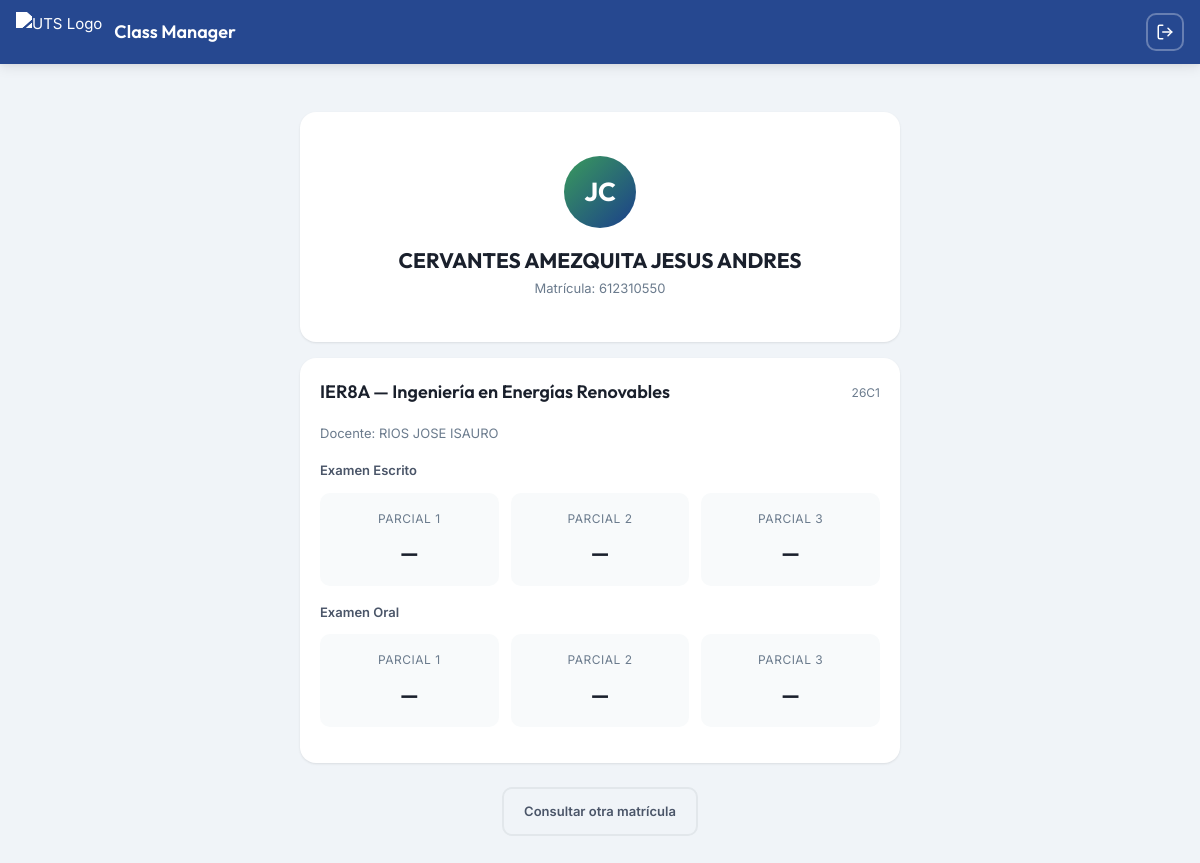
The page /views/consulta.php?matricula=612310550 on the database its author committed.
### tables this page shows
CREATE TABLE IF NOT EXISTS grupo (
  id_grupo     INT           NOT NULL AUTO_INCREMENT,
  id_docente   INT           NOT NULL,
  id_materia   INT           DEFAULT NULL,
  carrera      VARCHAR(120)  NOT NULL,
  siglas       VARCHAR(20)   NOT NULL,
  cuatrimestre TINYINT       NOT NULL,
  grupo        VARCHAR(10)   NOT NULL,
  periodo      ENUM('ene-abr','may-ago','sep-dic') NOT NULL,
  ciclo        VARCHAR(6)    NOT NULL,
  anio         SMALLINT      NOT NULL,
  activo       TINYINT(1)    NOT NULL DEFAULT 1,
  created_at   DATETIME      NOT NULL DEFAULT CURRENT_TIMESTAMP,
  PRIMARY KEY (id_grupo),
  KEY idx_grupo_docente (id_docente),
  KEY idx_grupo_ciclo (ciclo),
  CONSTRAINT fk_grupo_docente FOREIGN KEY (id_docente)
    REFERENCES docente(id_docente) ON DELETE RESTRICT ON UPDATE CASCADE,
  CONSTRAINT fk_grupo_materia FOREIGN KEY (id_materia)
    REFERENCES materia(id_materia) ON DELETE SET NULL ON UPDATE CASCADE
);

CREATE TABLE IF NOT EXISTS docente (
  id_docente    INT           NOT NULL AUTO_INCREMENT,
  matricula     VARCHAR(20)   NOT NULL,
  nombre        VARCHAR(80)   NOT NULL,
  apellido_pat  VARCHAR(60)   NOT NULL,
  apellido_mat  VARCHAR(60)   DEFAULT NULL,
  email         VARCHAR(120)  DEFAULT NULL,
  password_hash VARCHAR(255)  NOT NULL DEFAULT '$2y$10$placeholder',
  rol           VARCHAR(50)   DEFAULT 'docente',
  activo        TINYINT(1)    NOT NULL DEFAULT 1,
  created_at    DATETIME      NOT NULL DEFAULT CURRENT_TIMESTAMP,
  PRIMARY KEY (id_docente),
  UNIQUE KEY uq_docente_matricula (matricula),
  UNIQUE KEY uq_docente_email (email)
);

### controllers/ConsultaController.php (called while the page is built, shortened)
<?php
class ConsultaController
{
    public function search(): array
    {
        $matricula = trim($_POST['matricula'] ?? '');
        $db = Database::getConnection();
        $stmtAlumno = $db->prepare("SELECT * FROM alumno WHERE matricula = :mat AND activo = 1");
        $stmtAlumno->execute([':mat' => $matricula]);
        $alumno = $stmtAlumno->fetch();
        $stmtGrupos = $db->prepare("
            SELECT g.*, d.nombre as docente_nombre, d.apellido_pat as docente_apellido
            FROM grupo g
            INNER JOIN grupo_alumno ga ON g.id_grupo = ga.id_grupo
            INNER JOIN docente d ON g.id_docente = d.id_docente
            WHERE ga.id_alumno = :aid AND g.activo = 1
            ORDER BY g.created_at DESC
        ");
        $stmtGrupos->execute([':aid' => $alumno['id_alumno']]);
        $grupos = $stmtGrupos->fetchAll();
        $groupData = [];
        foreach ($grupos as $grupo) {
            $gid = $grupo['id_grupo'];
            $aid = $alumno['id_alumno'];
            $stmtWE = $db->prepare("SELECT parcial, calificacion FROM examen_escrito WHERE id_grupo = :gid AND id_alumno = :aid");
            $stmtWE->execute([':gid' => $gid, ':aid' => $aid]);
            $weGrades = [];
            foreach ($stmtWE->fetchAll() as $row) { $weGrades[$row['parcial']] = $row['calificacion']; }
            $stmtOE = $db->prepare("SELECT parcial, calificacion FROM examen_oral WHERE id_grupo = :gid AND id_alumno = :aid");
            $stmtOE->execute([':gid' => $gid, ':aid' => $aid]);
            $oeGrades = [];
            foreach ($stmtOE->fetchAll() as $row) { $oeGrades[$row['parcial']] = $row['calificacion']; }
            $stmtAtt = $db->prepare("
                SELECT s.parcial, a.estado
                FROM asistencia a
                INNER JOIN sesion s ON a.id_sesion = s.id_sesion
                WHERE s.id_grupo = :gid AND a.id_alumno = :aid
            ");
            $stmtAtt->execute([':gid' => $gid, ':aid' => $aid]);
            $attData = $stmtAtt->fetchAll();
            $groupData[] = [
                'grupo'    => $grupo,
                'we'       => $weGrades,
                'oe'       => $oeGrades,
                'attendance' => $attData,
            ];
        }
        return [
            'success' => true,
            'alumno'  => [
                'nombre_completo' => trim($alumno['apellido_pat'] . ' ' . ($alumno['apellido_mat'] ?? '') . ' ' . $alumno['nombre']),
                'matricula'       => $alumno['matricula'],
                'iniciales'       => mb_substr($alumno['nombre'], 0, 1) . mb_substr($alumno['apellido_pat'], 0, 1),
            ],
            'grupos'  => $groupData,
        ];
    }
}

### views/consulta.php (the view, shortened to what this page needs)
<?php
$searchMatricula = $_GET['matricula'] ?? '';
$alumnoData = null;
if (!empty($searchMatricula)) {
    require_once BASE_PATH . '/controllers/ConsultaController.php';
    $controller = new ConsultaController();
    $result = $controller->search();
    if ($result['success'] ?? false) {
        $alumnoData = $result;
    }
}
?>
<!DOCTYPE html>
<html lang="es">
<head>
  <link rel="stylesheet" href="assets/css/styles.css">
</head>
<body>
  <header class="app-header">
    <img src="assets/img/logo-uts-2024.png" alt="UTS Logo" class="header-logo">
    <div class="header-info">
      <div class="header-title">Class Manager</div>
    </div>
    <a href="<?= isset($_SESSION['usuario']) ? 'index.php?action=logout' : 'index.php?page=login' ?>" class="btn btn-outline btn-sm" style="color:white; border-color:rgba(255,255,255,0.3); margin-left:<?= isset($_SESSION['usuario']) ? 'var(--space-3)' : 'auto' ?>; padding: var(--space-2);" title="<?= isset($_SESSION['usuario']) ? 'Cerrar Sesión' : 'Inicio' ?>">
      <svg viewBox="0 0 24 24" fill="none" stroke="currentColor" stroke-width="2" stroke-linecap="round" stroke-linejoin="round" width="18" height="18"><path d="M9 21H5a2 2 0 0 1-2-2V5a2 2 0 0 1 2-2h4"/><polyline points="16 17 21 12 16 7"/><line x1="21" y1="12" x2="9" y2="12"/></svg>
    </a>
  </header>
  <main class="app-main" style="padding-bottom: var(--space-8);">
    <div class="consulta-wrapper">
      <?php if (!$alumnoData): ?>
      <div class="card" style="margin-top: var(--space-6);">
        <div class="consulta-profile">
          <div class="consulta-avatar" style="background: linear-gradient(135deg, var(--gray-300), var(--gray-400));">
            <svg viewBox="0 0 24 24" fill="none" stroke="currentColor" stroke-width="2" width="32" height="32"><circle cx="11" cy="11" r="8"/><line x1="21" y1="21" x2="16.65" y2="16.65"/></svg>
          </div>
          <h1 class="consulta-name" style="margin-bottom: var(--space-2);">Consulta tus Calificaciones</h1>
          <p class="consulta-mat">Ingresa tu matrícula para consultar tu información académica</p>
        </div>
        <form action="index.php" method="GET" style="max-width: 360px; margin: 0 auto;">
          <input type="hidden" name="page" value="consulta">
          <div class="form-group">
            <input type="text" class="form-control" name="matricula"
                   placeholder="Tu matrícula (ej. 612310503)"
                   value="<?= htmlspecialchars($searchMatricula) ?>" required
                   style="text-align:center; font-size: var(--text-lg);">
          </div>
          <button type="submit" class="btn btn-primary btn-block">Consultar</button>
        </form>
        <?php if (!empty($searchMatricula) && !$alumnoData): ?>
        <div style="text-align:center; margin-top: var(--space-5); color: var(--color-danger); font-weight:600;">
          Matrícula no encontrada. Verifica tu número e intenta de nuevo.
        </div>
        <?php endif; ?>
      </div>
      <?php else: ?>
      <div class="card" style="margin-top: var(--space-6);">
        <div class="consulta-profile">
          <div class="consulta-avatar">
            <?= htmlspecialchars($alumnoData['alumno']['iniciales']) ?>
          </div>
          <div class="consulta-name"><?= htmlspecialchars($alumnoData['alumno']['nombre_completo']) ?></div>
          <div class="consulta-mat">Matrícula: <?= htmlspecialchars($alumnoData['alumno']['matricula']) ?></div>
        </div>
      </div>
      <?php foreach ($alumnoData['grupos'] as $gd): ?>
      <div class="card mt-4">
        <div class="card-header">
          <h2 class="card-title">
            <?= htmlspecialchars($gd['grupo']['siglas'] . $gd['grupo']['cuatrimestre'] . $gd['grupo']['grupo']) ?>
            — <?= htmlspecialchars($gd['grupo']['carrera']) ?>
          </h2>
          <span style="font-size: var(--text-xs); color: var(--text-secondary);">
            <?= htmlspecialchars($gd['grupo']['ciclo']) ?>
          </span>
        </div>
        <p class="text-sm mb-4" style="color: var(--text-secondary);">
          Docente: <?= htmlspecialchars($gd['grupo']['docente_apellido'] . ' ' . $gd['grupo']['docente_nombre']) ?>
        </p>
        <h3 style="font-size: var(--text-sm); font-weight:600; margin-bottom: var(--space-3); color: var(--gray-600);">Examen Escrito</h3>
        <div class="parcial-summary mb-4">
          <?php for ($p = 1; $p <= 3; $p++): ?>
          <div class="parcial-block">
            <div class="parcial-block-label">Parcial <?= $p ?></div>
            <div class="parcial-block-value <?= isset($gd['we'][$p]) && $gd['we'][$p] < 7 ? 'fail' : '' ?>">
              <?= isset($gd['we'][$p]) ? number_format((float)$gd['we'][$p], 2) : '—' ?>
            </div>
          </div>
          <?php endfor; ?>
        </div>
        <h3 style="font-size: var(--text-sm); font-weight:600; margin-bottom: var(--space-3); color: var(--gray-600);">Examen Oral</h3>
        <div class="parcial-summary mb-4">
          <?php for ($p = 1; $p <= 3; $p++): ?>
          <div class="parcial-block">
            <div class="parcial-block-label">Parcial <?= $p ?></div>
            <div class="parcial-block-value <?= isset($gd['oe'][$p]) && $gd['oe'][$p] < 7 ? 'fail' : '' ?>">
              <?= isset($gd['oe'][$p]) ? number_format((float)$gd['oe'][$p], 2) : '—' ?>
            </div>
          </div>
          <?php endfor; ?>
        </div>
      </div>
      <?php endforeach; ?>
      <div style="text-align:center; margin-top: var(--space-6);">
        <a href="index.php?page=consulta" class="btn btn-outline">Consultar otra matrícula</a>
      </div>
      <?php endif; ?>
    </div>
  </main>
</body>
</html>

### rows shown on the page
grupo: siglas+cuatrimestre+grupo "IER8A", carrera "Ingeniería en Energías Renovables", ciclo "26C1", id_docente.nombre "RIOS JOSE ISAURO"

### other values the page prints
$alumnoData['alumno']['iniciales'] "JC"
$alumnoData['alumno']['nombre_completo'] "CERVANTES AMEZQUITA JESUS ANDRES"
$alumnoData['alumno']['matricula'] "612310550"
